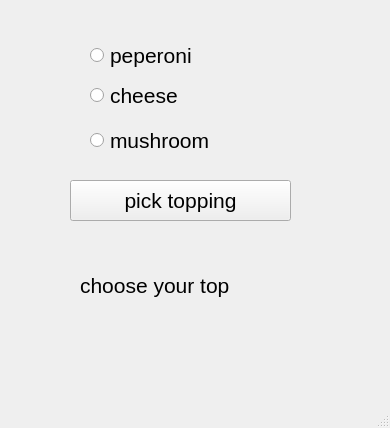
<?xml version="1.0" encoding="UTF-8"?>
<ui version="4.0">
 <class>MainWindow</class>
 <widget class="QMainWindow" name="MainWindow">
  <property name="geometry">
   <rect>
    <x>0</x>
    <y>0</y>
    <width>390</width>
    <height>428</height>
   </rect>
  </property>
  <property name="windowTitle">
   <string>MainWindow</string>
  </property>
  <widget class="QWidget" name="centralwidget">
   <widget class="QRadioButton" name="radioButton">
    <property name="geometry">
     <rect>
      <x>90</x>
      <y>40</y>
      <width>181</width>
      <height>31</height>
     </rect>
    </property>
    <property name="font">
     <font>
      <pointsize>16</pointsize>
     </font>
    </property>
    <property name="text">
     <string>peperoni</string>
    </property>
   </widget>
   <widget class="QRadioButton" name="radioButton_2">
    <property name="geometry">
     <rect>
      <x>90</x>
      <y>80</y>
      <width>181</width>
      <height>31</height>
     </rect>
    </property>
    <property name="font">
     <font>
      <pointsize>16</pointsize>
     </font>
    </property>
    <property name="text">
     <string>cheese</string>
    </property>
   </widget>
   <widget class="QRadioButton" name="radioButton_3">
    <property name="geometry">
     <rect>
      <x>90</x>
      <y>120</y>
      <width>181</width>
      <height>41</height>
     </rect>
    </property>
    <property name="font">
     <font>
      <pointsize>16</pointsize>
     </font>
    </property>
    <property name="text">
     <string>mushroom</string>
    </property>
   </widget>
   <widget class="QPushButton" name="pushButton">
    <property name="geometry">
     <rect>
      <x>70</x>
      <y>180</y>
      <width>221</width>
      <height>41</height>
     </rect>
    </property>
    <property name="font">
     <font>
      <pointsize>16</pointsize>
     </font>
    </property>
    <property name="text">
     <string>pick topping</string>
    </property>
   </widget>
   <widget class="QLabel" name="label">
    <property name="geometry">
     <rect>
      <x>80</x>
      <y>250</y>
      <width>241</width>
      <height>71</height>
     </rect>
    </property>
    <property name="font">
     <font>
      <pointsize>16</pointsize>
     </font>
    </property>
    <property name="text">
     <string>choose your top</string>
    </property>
   </widget>
  </widget>
  <widget class="QMenuBar" name="menubar">
   <property name="geometry">
    <rect>
     <x>0</x>
     <y>0</y>
     <width>390</width>
     <height>26</height>
    </rect>
   </property>
  </widget>
  <widget class="QStatusBar" name="statusbar"/>
 </widget>
 <resources/>
 <connections/>
</ui>
